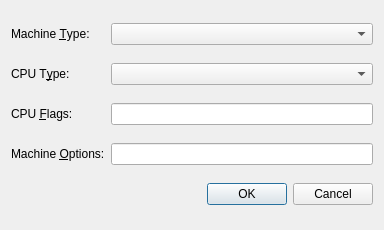
<?xml version="1.0" encoding="UTF-8"?>
<ui version="4.0">
 <class>Architecture_Options</class>
 <widget class="QDialog" name="Architecture_Options">
  <property name="geometry">
   <rect>
    <x>0</x>
    <y>0</y>
    <width>384</width>
    <height>230</height>
   </rect>
  </property>
  <property name="windowTitle">
   <string>Architecture Options</string>
  </property>
  <layout class="QGridLayout" name="gridLayout">
   <item row="0" column="0">
    <widget class="QLabel" name="Label_Machine_Type">
     <property name="sizePolicy">
      <sizepolicy hsizetype="Maximum" vsizetype="Preferred">
       <horstretch>0</horstretch>
       <verstretch>0</verstretch>
      </sizepolicy>
     </property>
     <property name="text">
      <string>Machine &amp;Type:</string>
     </property>
     <property name="buddy">
      <cstring>CB_Machine_Type</cstring>
     </property>
    </widget>
   </item>
   <item row="0" column="1">
    <widget class="QComboBox" name="CB_Machine_Type">
     <property name="sizePolicy">
      <sizepolicy hsizetype="Minimum" vsizetype="Fixed">
       <horstretch>0</horstretch>
       <verstretch>0</verstretch>
      </sizepolicy>
     </property>
     <property name="maxCount">
      <number>64</number>
     </property>
     <property name="sizeAdjustPolicy">
      <enum>QComboBox::AdjustToMinimumContentsLength</enum>
     </property>
    </widget>
   </item>
   <item row="1" column="0">
    <widget class="QLabel" name="Label_CPU_Type">
     <property name="sizePolicy">
      <sizepolicy hsizetype="Maximum" vsizetype="Preferred">
       <horstretch>0</horstretch>
       <verstretch>0</verstretch>
      </sizepolicy>
     </property>
     <property name="text">
      <string>CPU T&amp;ype:</string>
     </property>
     <property name="buddy">
      <cstring>CB_CPU_Type</cstring>
     </property>
    </widget>
   </item>
   <item row="1" column="1">
    <widget class="QComboBox" name="CB_CPU_Type">
     <property name="sizePolicy">
      <sizepolicy hsizetype="Minimum" vsizetype="Fixed">
       <horstretch>0</horstretch>
       <verstretch>0</verstretch>
      </sizepolicy>
     </property>
     <property name="currentIndex">
      <number>-1</number>
     </property>
     <property name="maxCount">
      <number>1024</number>
     </property>
     <property name="sizeAdjustPolicy">
      <enum>QComboBox::AdjustToMinimumContentsLength</enum>
     </property>
    </widget>
   </item>
    <item row="2" column="0">
     <widget class="QLabel" name="Label_CPU_Flags">
      <property name="text">
       <string>CPU &amp;Flags:</string>
      </property>
      <property name="buddy">
       <cstring>LE_CPU_Flags</cstring>
      </property>
     </widget>
    </item>
    <item row="2" column="1">
     <widget class="QLineEdit" name="LE_CPU_Flags"/>
    </item>
    <item row="3" column="0">
     <widget class="QLabel" name="Label_Machine_Options">
      <property name="text">
       <string>Machine &amp;Options:</string>
      </property>
      <property name="buddy">
       <cstring>LE_Machine_Options</cstring>
      </property>
     </widget>
    </item>
    <item row="3" column="1">
     <widget class="QLineEdit" name="LE_Machine_Options"/>
    </item>
    <item row="4" column="0" colspan="2">
     <widget class="Dialog_Button_Box" name="buttonBox">
      <property name="orientation">
       <enum>Qt::Horizontal</enum>
      </property>
      <property name="standardButtons">
       <set>QDialogButtonBox::Cancel|QDialogButtonBox::Ok</set>
      </property>
     </widget>
    </item>
   </layout>
 </widget>
 <customwidgets>
  <customwidget>
   <class>Dialog_Button_Box</class>
   <extends>QDialogButtonBox</extends>
   <header>Dialog_Button_Box.h</header>
  </customwidget>
 </customwidgets>
 <resources/>
 <connections>
  <connection>
   <sender>buttonBox</sender>
   <signal>accepted()</signal>
   <receiver>Architecture_Options</receiver>
   <slot>accept()</slot>
   <hints>
    <hint type="sourcelabel">
     <x>248</x>
     <y>254</y>
    </hint>
    <hint type="destinationlabel">
     <x>157</x>
     <y>274</y>
    </hint>
   </hints>
  </connection>
  <connection>
   <sender>buttonBox</sender>
   <signal>rejected()</signal>
   <receiver>Architecture_Options</receiver>
   <slot>reject()</slot>
   <hints>
    <hint type="sourcelabel">
     <x>316</x>
     <y>260</y>
    </hint>
    <hint type="destinationlabel">
     <x>286</x>
     <y>274</y>
    </hint>
   </hints>
  </connection>
 </connections>
</ui>
